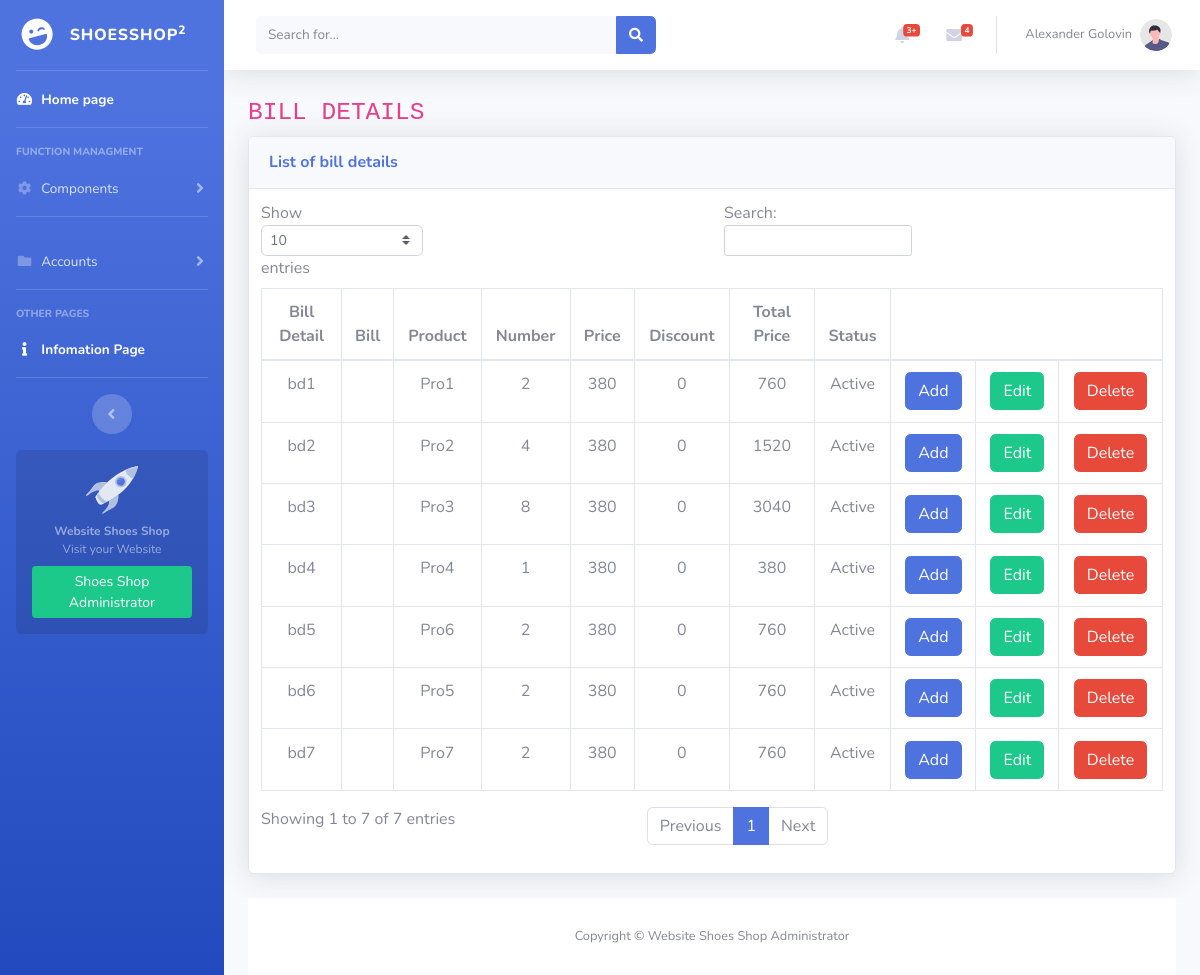
The page /billdetail.php on the database its author committed.
### tables this page shows
CREATE TABLE IF NOT EXISTS `bill_detail` (
  `id_billdetail` varchar(100) NOT NULL,
  `ib_bill` varchar(100) NOT NULL,
  `id_product` varchar(100) NOT NULL,
  `number` int(11) NOT NULL,
  `price` double NOT NULL,
  `discount` float NOT NULL,
  `total` double NOT NULL,
  `status` int(11) NOT NULL,
  PRIMARY KEY (`id_billdetail`)
);

### billdetail.php (called while the page is built, shortened)
<?php
    $level ="";
    include $level."layout.php";
?>

### index__data.php (called while the page is built, shortened)
<?php
    $level = "";
    include $level."DB/database.php";
    $SQL_str_listbill_detail= "SELECT * from bill_detail";
    $list__bill_detail= $connect->prepare($SQL_str_listbill_detail);
    $list__bill_detail-> execute();
    $list__bill_detail_rowsdata = $list__bill_detail ->fetchAll();

### component/billdetail--content.php (the view, shortened to what this page needs)
<?php
    include $level."index__data.php";
?>
<div class="container-fluid">
<h1 class="h3 mb-2 text-gray-800"><code>BILL DETAILS</code></h1>
<div class="card shadow mb-4">
    <div class="card-header py-3">
        <h6 class="m-0 font-weight-bold text-primary">List of bill details</h6>
    </div>
    <div class="card-body">
        <div class="table-responsive">
            <table class="table table-bordered" id="dataTable" width="100%" cellspacing="0">
                <thead>
                    <tr>
                        <th>Bill Detail</th>
                        <th>Bill</th>
                        <th>Product</th>
                        <th>Number</th>
                        <th>Price</th>
                        <th>Discount</th>
                        <th>Total Price</th>
                        <th>Status</th>
                        <th style="border-right:none"></th>
                        <th style="border-left:none;border-right:none"></th>
                        <th style="border-left:none;"></th>
                    </tr>
                </thead>
                <tbody>
                    <?php foreach ($list__bill_detail_rowsdata as $arr__billdetail)
                    {
                    ?>
                        <tr>
                            <td><?php echo $level.$arr__billdetail["id_billdetail"]?></td>
                            <td><?php echo $level.$arr__billdetail["id_bill"]?></td>
                            <td><?php echo $level.$arr__billdetail["id_product"]?></td>
                            <td><?php echo $level.$arr__billdetail["number"]?></td>
                            <td><?php echo $level.$arr__billdetail["price"]?></td>
                            <td><?php echo $level.$arr__billdetail["discount"]?></td>
                            <td><?php echo $level.$arr__billdetail["total"]?></td>
                            <td><?php echo ($level.$arr__billdetail["status"])?"Active":"Inactive"?></td>
                            <td><a href="<?php echo $level."insert__billdetail" ?>" class="btn btn-primary">Add</a></td>
                            <td><a href="#" class="btn btn-success">Edit</a></td>
                            <td><a href="billdetail.php?id_billdetail=<?php echo $level.$arr__billdetail["id_billdetail"]?>" class="btn btn-danger">Delete</a></td>
                        </tr>
                    <?php } ?>
                </tbody>
            </table>
        </div>
    </div>
</div>

### rows shown on the page
bill_detail: id_billdetail "bd1", id_product "Pro1", number "2", price "380", discount "0", total "760", status "Active"
bill_detail: id_billdetail "bd2", id_product "Pro2", number "4", price "380", discount "0", total "1520", status "Active"
bill_detail: id_billdetail "bd3", id_product "Pro3", number "8", price "380", discount "0", total "3040", status "Active"
bill_detail: id_billdetail "bd4", id_product "Pro4", number "1", price "380", discount "0", total "380", status "Active"
bill_detail: id_billdetail "bd5", id_product "Pro6", number "2", price "380", discount "0", total "760", status "Active"
bill_detail: id_billdetail "bd6", id_product "Pro5", number "2", price "380", discount "0", total "760", status "Active"
bill_detail: id_billdetail "bd7", id_product "Pro7", number "2", price "380", discount "0", total "760", status "Active"
